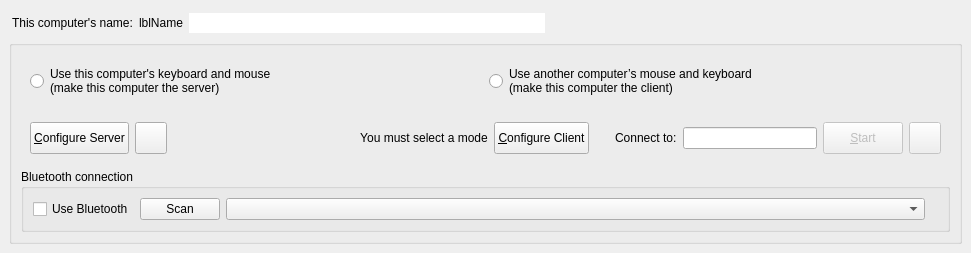
<?xml version="1.0" encoding="UTF-8"?>
<ui version="4.0">
 <class>MainWindow</class>
 <widget class="QMainWindow" name="MainWindow">
  <property name="geometry">
   <rect>
    <x>0</x>
    <y>0</y>
    <width>971</width>
    <height>197</height>
   </rect>
  </property>
  <widget class="QWidget" name="topLevelWidget">
   <property name="sizePolicy">
    <sizepolicy hsizetype="Preferred" vsizetype="Maximum">
     <horstretch>0</horstretch>
     <verstretch>0</verstretch>
    </sizepolicy>
   </property>
   <layout class="QVBoxLayout" name="_2">
    <property name="spacing">
     <number>3</number>
    </property>
    <item>
     <widget class="QWidget" name="widget" native="true">
      <property name="minimumSize">
       <size>
        <width>0</width>
        <height>28</height>
       </size>
      </property>
      <property name="maximumSize">
       <size>
        <width>16777215</width>
        <height>28</height>
       </size>
      </property>
      <layout class="QHBoxLayout" name="horizontalLayout_5">
       <property name="leftMargin">
        <number>3</number>
       </property>
       <property name="topMargin">
        <number>3</number>
       </property>
       <property name="rightMargin">
        <number>3</number>
       </property>
       <property name="bottomMargin">
        <number>3</number>
       </property>
       <item>
        <widget class="QLabel" name="labelComputerName">
         <property name="sizePolicy">
          <sizepolicy hsizetype="Maximum" vsizetype="Preferred">
           <horstretch>0</horstretch>
           <verstretch>0</verstretch>
          </sizepolicy>
         </property>
         <property name="text">
          <string>This computer's name:</string>
         </property>
        </widget>
       </item>
       <item>
        <widget class="QLabel" name="lblComputerName">
         <property name="sizePolicy">
          <sizepolicy hsizetype="Maximum" vsizetype="Preferred">
           <horstretch>0</horstretch>
           <verstretch>0</verstretch>
          </sizepolicy>
         </property>
         <property name="text">
          <string notr="true">lblName</string>
         </property>
        </widget>
       </item>
       <item>
        <widget class="QLineEdit" name="lineEditName">
         <property name="sizePolicy">
          <sizepolicy hsizetype="Expanding" vsizetype="Fixed">
           <horstretch>0</horstretch>
           <verstretch>0</verstretch>
          </sizepolicy>
         </property>
         <property name="toolTip">
          <string>&lt;html&gt;&lt;head/&gt;&lt;body&gt;&lt;p&gt;Name can't have have spaces or special characters&lt;/p&gt;&lt;p&gt;Use Enter to save the name change.&lt;/p&gt;&lt;/body&gt;&lt;/html&gt;</string>
         </property>
         <property name="maxLength">
          <number>255</number>
         </property>
         <property name="frame">
          <bool>false</bool>
         </property>
         <property name="clearButtonEnabled">
          <bool>false</bool>
         </property>
        </widget>
       </item>
       <item>
        <widget class="QPushButton" name="btnEditName">
         <property name="sizePolicy">
          <sizepolicy hsizetype="Fixed" vsizetype="Fixed">
           <horstretch>0</horstretch>
           <verstretch>0</verstretch>
          </sizepolicy>
         </property>
         <property name="toolTip">
          <string>Edit Computer Name</string>
         </property>
         <property name="icon">
          <iconset theme="document-edit"/>
         </property>
         <property name="iconSize">
          <size>
           <width>16</width>
           <height>16</height>
          </size>
         </property>
         <property name="flat">
          <bool>true</bool>
         </property>
        </widget>
       </item>
       <item>
        <spacer name="horizontalSpacer_2">
         <property name="orientation">
          <enum>Qt::Orientation::Horizontal</enum>
         </property>
         <property name="sizeHint" stdset="0">
          <size>
           <width>6</width>
           <height>20</height>
          </size>
         </property>
        </spacer>
       </item>
       <item>
        <widget class="QLabel" name="lblIpAddresses">
         <property name="sizePolicy">
          <sizepolicy hsizetype="Preferred" vsizetype="Fixed">
           <horstretch>0</horstretch>
           <verstretch>0</verstretch>
          </sizepolicy>
         </property>
        </widget>
       </item>
      </layout>
     </widget>
    </item>
    <item>
     <widget class="QGroupBox" name="groupBox">
      <property name="sizePolicy">
       <sizepolicy hsizetype="Preferred" vsizetype="Fixed">
        <horstretch>0</horstretch>
        <verstretch>0</verstretch>
       </sizepolicy>
      </property>
      <property name="title">
       <string/>
      </property>
      <layout class="QVBoxLayout" name="verticalLayout">
       <item>
        <widget class="QWidget" name="widgetModeSelection" native="true">
         <property name="sizePolicy">
          <sizepolicy hsizetype="Preferred" vsizetype="Maximum">
           <horstretch>0</horstretch>
           <verstretch>0</verstretch>
          </sizepolicy>
         </property>
         <layout class="QHBoxLayout" name="horizontalLayout">
          <item>
           <widget class="QRadioButton" name="rbModeServer">
            <property name="sizePolicy">
             <sizepolicy hsizetype="Minimum" vsizetype="Preferred">
              <horstretch>0</horstretch>
              <verstretch>0</verstretch>
             </sizepolicy>
            </property>
            <property name="text">
             <string>Use this computer's keyboard and mouse
(make this computer the server)</string>
            </property>
           </widget>
          </item>
          <item>
           <widget class="QRadioButton" name="rbModeClient">
            <property name="sizePolicy">
             <sizepolicy hsizetype="Minimum" vsizetype="Maximum">
              <horstretch>0</horstretch>
              <verstretch>0</verstretch>
             </sizepolicy>
            </property>
            <property name="text">
             <string>Use another computer’s mouse and keyboard
(make this computer the client)</string>
            </property>
           </widget>
          </item>
         </layout>
        </widget>
       </item>
       <item>
        <widget class="QWidget" name="widgetModeOptions" native="true">
         <property name="sizePolicy">
          <sizepolicy hsizetype="Preferred" vsizetype="Maximum">
           <horstretch>0</horstretch>
           <verstretch>0</verstretch>
          </sizepolicy>
         </property>
         <layout class="QHBoxLayout" name="horizontalLayout_2">
          <item>
           <widget class="QWidget" name="serverOptions" native="true">
            <property name="sizePolicy">
             <sizepolicy hsizetype="Preferred" vsizetype="Fixed">
              <horstretch>0</horstretch>
              <verstretch>0</verstretch>
             </sizepolicy>
            </property>
            <property name="minimumSize">
             <size>
              <width>0</width>
              <height>32</height>
             </size>
            </property>
            <property name="maximumSize">
             <size>
              <width>16777215</width>
              <height>32</height>
             </size>
            </property>
            <layout class="QHBoxLayout" name="horizontalLayout_4">
             <property name="leftMargin">
              <number>0</number>
             </property>
             <property name="topMargin">
              <number>0</number>
             </property>
             <property name="rightMargin">
              <number>0</number>
             </property>
             <property name="bottomMargin">
              <number>0</number>
             </property>
             <item>
              <widget class="QPushButton" name="btnConfigureServer">
               <property name="sizePolicy">
                <sizepolicy hsizetype="Maximum" vsizetype="Fixed">
                 <horstretch>0</horstretch>
                 <verstretch>0</verstretch>
                </sizepolicy>
               </property>
               <property name="minimumSize">
                <size>
                 <width>0</width>
                 <height>32</height>
                </size>
               </property>
               <property name="maximumSize">
                <size>
                 <width>16777215</width>
                 <height>32</height>
                </size>
               </property>
               <property name="text">
                <string>&amp;Configure Server</string>
               </property>
              </widget>
             </item>
             <item>
              <widget class="QPushButton" name="btnSaveServerConfig">
               <property name="sizePolicy">
                <sizepolicy hsizetype="Fixed" vsizetype="Fixed">
                 <horstretch>0</horstretch>
                 <verstretch>0</verstretch>
                </sizepolicy>
               </property>
               <property name="minimumSize">
                <size>
                 <width>32</width>
                 <height>32</height>
                </size>
               </property>
               <property name="maximumSize">
                <size>
                 <width>32</width>
                 <height>32</height>
                </size>
               </property>
               <property name="toolTip">
                <string>Export server configuration</string>
               </property>
               <property name="icon">
                <iconset theme="QIcon::ThemeIcon::DocumentSaveAs"/>
               </property>
              </widget>
             </item>
             <item>
              <spacer name="horizontalSpacer">
               <property name="orientation">
                <enum>Qt::Orientation::Horizontal</enum>
               </property>
               <property name="sizeHint" stdset="0">
                <size>
                 <width>40</width>
                 <height>5</height>
                </size>
               </property>
              </spacer>
             </item>
            </layout>
           </widget>
          </item>
          <item>
           <widget class="QLabel" name="lblNoMode">
            <property name="text">
             <string>You must select a mode</string>
            </property>
            <property name="alignment">
             <set>Qt::AlignmentFlag::AlignCenter</set>
            </property>
           </widget>
          </item>
          <item>
           <widget class="QWidget" name="clientOptions" native="true">
            <property name="sizePolicy">
             <sizepolicy hsizetype="Preferred" vsizetype="Maximum">
              <horstretch>0</horstretch>
              <verstretch>0</verstretch>
             </sizepolicy>
            </property>
            <layout class="QHBoxLayout" name="horizontalLayout_3">
             <property name="leftMargin">
              <number>0</number>
             </property>
             <property name="topMargin">
              <number>0</number>
             </property>
             <property name="rightMargin">
              <number>0</number>
             </property>
             <property name="bottomMargin">
              <number>0</number>
             </property>
             <item>
              <widget class="QPushButton" name="btnConfigureClient">
               <property name="sizePolicy">
                <sizepolicy hsizetype="Maximum" vsizetype="Fixed">
                 <horstretch>0</horstretch>
                 <verstretch>0</verstretch>
                </sizepolicy>
               </property>
               <property name="minimumSize">
                <size>
                 <width>0</width>
                 <height>32</height>
                </size>
               </property>
               <property name="maximumSize">
                <size>
                 <width>16777215</width>
                 <height>32</height>
                </size>
               </property>
               <property name="text">
                <string>&amp;Configure Client</string>
               </property>
              </widget>
             </item>
             <item>
              <spacer name="horizontalSpacer_3">
               <property name="orientation">
                <enum>Qt::Orientation::Horizontal</enum>
               </property>
               <property name="sizeType">
                <enum>QSizePolicy::Policy::Fixed</enum>
               </property>
               <property name="sizeHint" stdset="0">
                <size>
                 <width>20</width>
                 <height>5</height>
                </size>
               </property>
              </spacer>
             </item>
             <item>
              <widget class="QLabel" name="m_pLabelServerName">
               <property name="sizePolicy">
                <sizepolicy hsizetype="Preferred" vsizetype="Maximum">
                 <horstretch>0</horstretch>
                 <verstretch>0</verstretch>
                </sizepolicy>
               </property>
               <property name="text">
                <string>Connect to:</string>
               </property>
               <property name="indent">
                <number>0</number>
               </property>
              </widget>
             </item>
             <item>
              <widget class="QLineEdit" name="lineHostname">
               <property name="minimumSize">
                <size>
                 <width>0</width>
                 <height>0</height>
                </size>
               </property>
               <property name="toolTip">
                <string>&lt;html&gt;Hostname or IP address of the server computer.&lt;br/&gt;May contain a comma seperated list.&lt;/html&gt;</string>
               </property>
              </widget>
             </item>
            </layout>
           </widget>
          </item>
          <item>
           <widget class="QWidget" name="horizontalWidget" native="true">
            <property name="sizePolicy">
             <sizepolicy hsizetype="Preferred" vsizetype="Fixed">
              <horstretch>0</horstretch>
              <verstretch>0</verstretch>
             </sizepolicy>
            </property>
            <property name="minimumSize">
             <size>
              <width>0</width>
              <height>32</height>
             </size>
            </property>
            <property name="maximumSize">
             <size>
              <width>16777215</width>
              <height>32</height>
             </size>
            </property>
            <layout class="QHBoxLayout" name="horizontalLayout_6">
             <property name="leftMargin">
              <number>0</number>
             </property>
             <property name="topMargin">
              <number>0</number>
             </property>
             <property name="rightMargin">
              <number>0</number>
             </property>
             <property name="bottomMargin">
              <number>0</number>
             </property>
             <item>
              <widget class="QPushButton" name="btnToggleCore">
               <property name="enabled">
                <bool>false</bool>
               </property>
               <property name="sizePolicy">
                <sizepolicy hsizetype="Maximum" vsizetype="Fixed">
                 <horstretch>0</horstretch>
                 <verstretch>0</verstretch>
                </sizepolicy>
               </property>
               <property name="minimumSize">
                <size>
                 <width>0</width>
                 <height>32</height>
                </size>
               </property>
               <property name="maximumSize">
                <size>
                 <width>16777215</width>
                 <height>32</height>
                </size>
               </property>
               <property name="text">
                <string>&amp;Start</string>
               </property>
              </widget>
             </item>
             <item>
              <widget class="QPushButton" name="btnRestartCore">
               <property name="enabled">
                <bool>false</bool>
               </property>
               <property name="sizePolicy">
                <sizepolicy hsizetype="Fixed" vsizetype="Fixed">
                 <horstretch>0</horstretch>
                 <verstretch>0</verstretch>
                </sizepolicy>
               </property>
               <property name="minimumSize">
                <size>
                 <width>32</width>
                 <height>32</height>
                </size>
               </property>
               <property name="maximumSize">
                <size>
                 <width>32</width>
                 <height>32</height>
                </size>
               </property>
               <property name="toolTip">
                <string>Restart</string>
               </property>
               <property name="icon">
                <iconset theme="view-refresh"/>
               </property>
              </widget>
             </item>
            </layout>
           </widget>
          </item>
         </layout>
        </widget>
       </item>
       <item>
        <widget class="QGroupBox" name="groupBluetoothQuick">
         <property name="sizePolicy">
          <sizepolicy hsizetype="Preferred" vsizetype="Fixed">
           <horstretch>0</horstretch>
           <verstretch>0</verstretch>
          </sizepolicy>
         </property>
         <property name="title">
          <string>Bluetooth connection</string>
         </property>
         <layout class="QHBoxLayout" name="horizontalLayoutBluetooth">
          <item>
           <widget class="QCheckBox" name="cbBluetoothQuick">
            <property name="sizePolicy">
             <sizepolicy hsizetype="Maximum" vsizetype="Fixed">
              <horstretch>0</horstretch>
              <verstretch>0</verstretch>
             </sizepolicy>
            </property>
            <property name="toolTip">
             <string>Link this computer to the other one over Bluetooth instead of the network.</string>
            </property>
            <property name="text">
             <string>Use Bluetooth</string>
            </property>
           </widget>
          </item>
          <item>
           <widget class="QPushButton" name="btnBluetoothScanQuick">
            <property name="sizePolicy">
             <sizepolicy hsizetype="Maximum" vsizetype="Fixed">
              <horstretch>0</horstretch>
              <verstretch>0</verstretch>
             </sizepolicy>
            </property>
            <property name="text">
             <string>Scan</string>
            </property>
           </widget>
          </item>
          <item>
           <widget class="QComboBox" name="comboBluetoothPeers">
            <property name="sizePolicy">
             <sizepolicy hsizetype="Expanding" vsizetype="Fixed">
              <horstretch>1</horstretch>
              <verstretch>0</verstretch>
             </sizepolicy>
            </property>
            <property name="toolTip">
             <string>Computers found over Bluetooth. Pick the one this computer should connect to.</string>
            </property>
           </widget>
          </item>
          <item>
           <widget class="QLabel" name="lblBluetoothQuickStatus">
            <property name="sizePolicy">
             <sizepolicy hsizetype="Preferred" vsizetype="Preferred">
              <horstretch>0</horstretch>
              <verstretch>0</verstretch>
             </sizepolicy>
            </property>
            <property name="text">
             <string/>
            </property>
            <property name="wordWrap">
             <bool>true</bool>
            </property>
           </widget>
          </item>
         </layout>
        </widget>
       </item>
      </layout>
     </widget>
    </item>
   </layout>
  </widget>
 </widget>
 <resources/>
 <connections/>
</ui>
